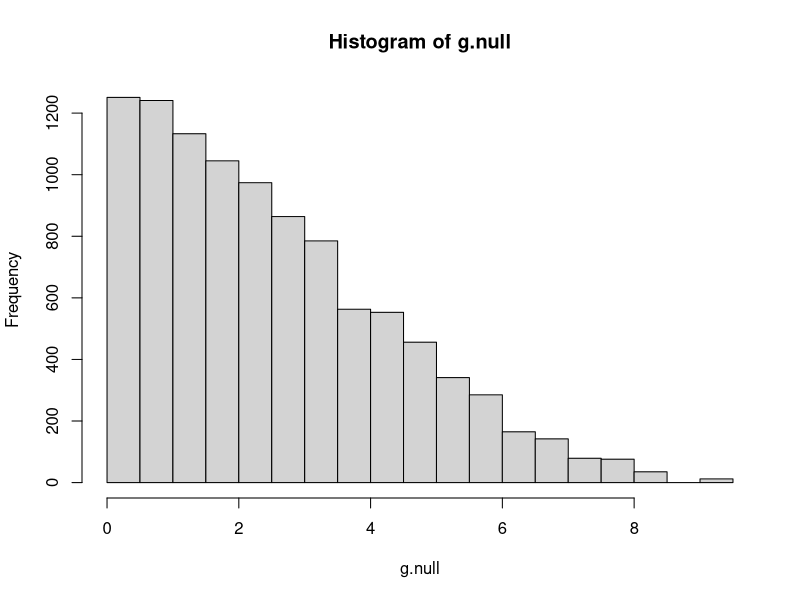

R code for this plot:
# This program is about the Monte Carlo approach for randomization test
# 1. Why we want to use this approach?
# -> if the sample is too large, the combination of sample we become even more large
#    so we instead using a number that we want to reduce the computing time.

# same thing as we use in "randomization test.R"
# The data we use
y <- c(26.9,11.4,26.6,23.7,25.3,28.5,14.2,17.9,16.5,21.1,24.3,19.6) #wheat yields
x <- c("B","A","B","A","B","B","B","A","A","A","B","A")             #fertilizer assignment

# g.obs is the observed test statistic
g.obs <- abs(mean(y[x=="B"])-mean(y[x=="A"])) 
g.obs

# Monte Carlo approach
S <- 1e4             # how many time we want to check
set.seed(1)          # for reproducibility
g.null <- numeric(S) # create a list to store results

for(s in 1:S){
  xsim <- sample(x)  # sample without replacement == rearrange the order
  g.null[s] <- abs(mean(y[xsim=="B"])-mean(y[xsim=="A"]))
}
# get p-value
mean(g.null>=g.obs)  # almost have the same result with randomzation test
                     # still fail to reject H0
hist(g.null)